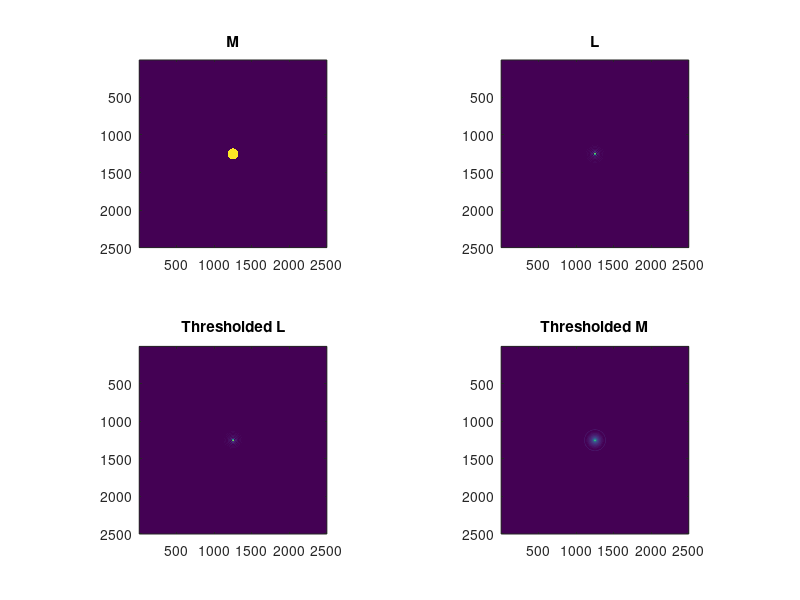

Write the MATLAB code that produced this figure.
% Ralf Mouthaan
% University of Cambridge
% May 2020
%
% This is a comparison of the L and M matrices for the linear-time
% calculation for fiber mode hologram generation.
%
% It is noted that M is quite small. Consequently, its Fourier transform L
% is (kind of) big. We thus have to apply a very high threshold value to
% ensure that LT is more efficient than DS, but this would give a lot of
% artefacts.

clc; clear variables; close all;
    
%% User-Entered Variables

identifier = '25um Step';

f1 = 15e-3;
f2 = 75;
f3 = 100;
f4 = 10e-3;
Nx = 2500;
lambda = 633e-9;
gamma = 1;

HoloDiameter = 1000;
structDF.dx = 3.74e-6;
SMF_NA = 0.14;

structTargetLP.n_co = 1.457; % Silica
structTargetLP.n_cl = 1.4403;
structTargetLP.l=3; 
structTargetLP.m=3;
structTargetLP.lambda = lambda;
structTargetLP.WaveguideDiameter = 65e-6;
    
%% Diffraction field

structDF.x = linspace(-Nx/2,Nx/2,Nx);
[structDF.x_mesh, structDF.y_mesh] = meshgrid(structDF.x, structDF.x.');
structDF.r_mesh = sqrt(structDF.x_mesh.^2 + structDF.y_mesh.^2);
structDF.Mask = ones(size(structDF.r_mesh));
structDF.Mask(structDF.r_mesh > HoloDiameter/2) = 0;
structDF.x = structDF.x*structDF.dx;
structDF.x_mesh = structDF.x_mesh*structDF.dx;
structDF.y_mesh = structDF.y_mesh*structDF.dx;
structDF.r_mesh = structDF.r_mesh*structDF.dx;
structDF.Illumination = structDF.Mask.*exp(-structDF.r_mesh.^2/(f1*SMF_NA)^2);

%% Replay field coordinates

structRF.dx = lambda*f4/(Nx*structDF.dx*f2/f3);
structRF.x = linspace(-Nx/2,Nx/2,Nx);
structRF.x = structRF.x*structRF.dx;
[structRF.x_mesh, structRF.y_mesh] = meshgrid(structRF.x, structRF.x.');
structRF.r_mesh = sqrt(structRF.x_mesh.^2 + structRF.y_mesh.^2);
structRF.Mask = ones(size(structRF.x_mesh));
structRF.Mask(structRF.r_mesh > structTargetLP.WaveguideDiameter) = 0;
structRF.Mask = logical(structRF.Mask);

%% M and L Study

M = structRF.Mask;
L = fftshift(ifft2(fftshift(M)));
L = abs(L);
L = L/max(max(L));

figure;
subplot(2,2,1);
imagesc(M);
title('M');
axis square;

subplot(2,2,2);
imagesc(L);
title('L');
axis square;

thresh = 0.01;
fprintf('Non-zero M: %d\n', sum(sum(M>thresh)));
fprintf('Non-zero L: %d\n', sum(sum(L>thresh)));

L(L<thresh) = 0;
subplot(2,2,3);
imagesc(L);
title('Thresholded L');
axis square;

M = fftshift(fft2(fftshift(L)));
M = abs(M);
subplot(2,2,4);
imagesc(M);
title('Thresholded M');
axis square;
